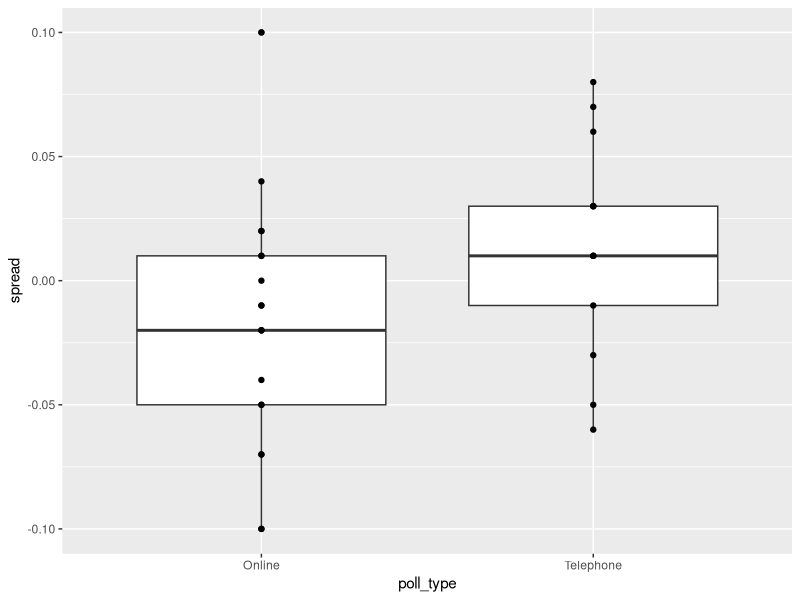
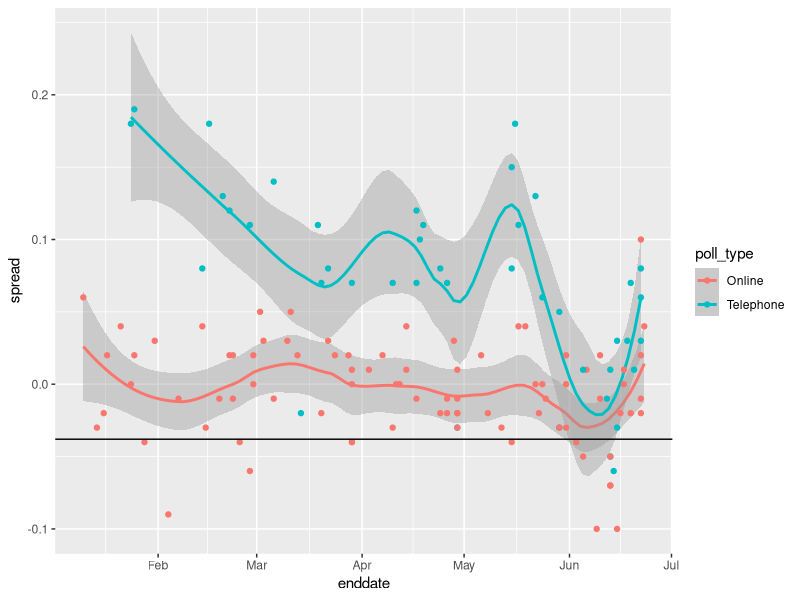
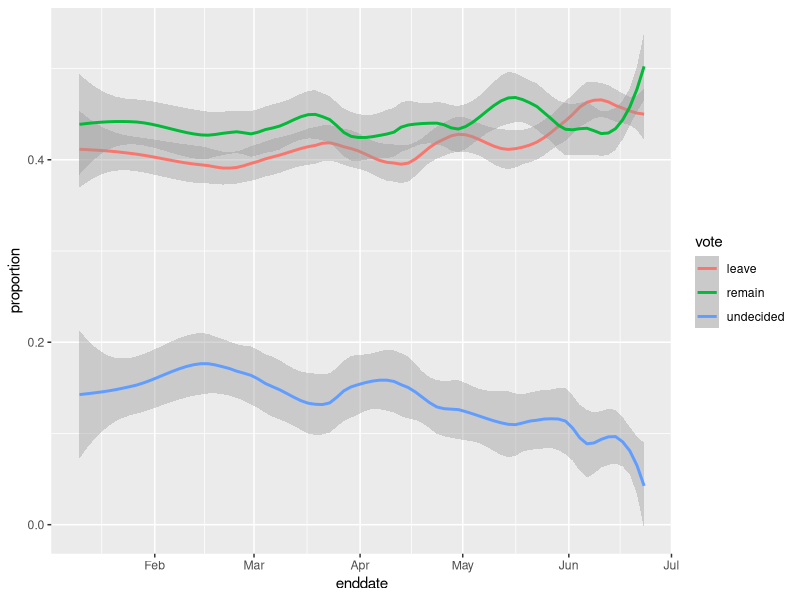

Write the R code that produced these figures, in order.

# suggested libraries and options
library(tidyverse)
options(digits = 3)

# load brexit_polls object
library(dslabs)
data(brexit_polls)

p <- 0.481    # official proportion voting "Remain"
d <- 2*p-1    # official spread
N <- 1500

Ex <- p
Sex <- sqrt(N)*sqrt(p*(1-p))
x_bar <- p
se_bar <- sqrt(p*(1-p)/N)



ex_spread <- 2*x_bar-1
ex_spread 
Se_spread<- 2*se_bar
Se_spread
#___________________________________________
head(brexit_polls)
brexit_polls <- brexit_polls %>%   mutate(x_hat =(spread+1)/2 ) 
  
  
 brexit_polls %>% summarise(ave_sp=mean(spread ),sd_spread=sd(spread),ave_x_hat=mean(x_hat), sd_hat=sd(x_hat) )
q <- 0.95
z <- qnorm(1-(1-q)/2)  
brexit_polls <- brexit_polls %>% mutate(se_hat=sqrt(x_hat*(1-x_hat)/samplesize),lower=x_hat-z*se_hat, upper=x_hat+z*se_hat , hit=(lower<p & upper>p)) 

brexit_polls %>% summarise(mean(hit))
head(brexit_polls)

#___________________________________________
# suggested libraries
library(tidyverse)

# load brexit_polls object and add x_hat column
library(dslabs)
data(brexit_polls)
brexit_polls <- brexit_polls %>%
  mutate(x_hat = (spread + 1)/2)

# final proportion voting "Remain"
p <- 0.481
d <- -0.038

june_polls <- brexit_polls %>% filter(enddate >= "2016-06-01")%>%
  mutate(se_hat =sqrt(x_hat*(1-x_hat)/samplesize))%>%
  mutate(se_spread =2*se_hat) %>%
  mutate(lower_sp=2*x_hat-2*z*se_hat-1, upper_sp=2*x_hat+2*z*se_hat-1) %>%
  mutate(hit=(lower_sp<d & upper_sp>d))

       
n <- nrow(june_polls)
n
#_____________________
june_polls_zero <- june_polls %>% filter(lower_sp *upper_sp<0   )

n_zero<-nrow(june_polls_zero)

n_zero/n
    #___
june_polls <- june_polls %>%
  mutate(se_x_hat = sqrt(x_hat*(1-x_hat)/samplesize),
         se_spread = 2*se_x_hat,
         ci_lower_spread = spread - qnorm(0.975)*se_spread,
         ci_upper_spread = spread + qnorm(0.975)*se_spread)
mean(june_polls$ci_lower_spread < 0 & june_polls$ci_upper_spread > 0)

#_____________________
june_polls_remain <- june_polls %>% filter(lower_sp > 0 & upper_sp> 0   )

n_remain<- nrow(june_polls_remain)

n_remain/n
          #___

mean(june_polls$ci_lower_spread > 0)

#_____________________
june_polls_d <- june_polls %>% filter(lower_sp<=d & upper_sp>=d)
n_d <- nrow(june_polls_d)
n_d/n
          #___

june_polls <- june_polls %>%
  mutate(hit = (2*p-1 > ci_lower_spread) & (2*p-1 < ci_upper_spread))
mean(june_polls$hit)
#_____________________

head(june_polls)

june_polls1 <- june_polls %>% group_by(pollster ) %>% summarise(n=n(),hit , mean_hit=mean(hit) ) %>% arrange(mean_hit)
view(june_polls1)
#_____________________

june_polls %>% 
ggplot(aes(x=poll_type  ,y=spread ))+
  geom_boxplot()+
  geom_point()
#_____________________




z

combined_by_type <- june_polls %>%
  group_by(poll_type) %>%
  summarize(N = sum(samplesize),
            spread = sum(spread*samplesize)/N,
            p_hat = (spread + 1)/2) %>% mutate(se=2*sqrt(p_hat*(1-p_hat)/N),lower=spread-z*se,upper=spread+z*se)

combined_by_type

#_____________________

# suggested libraries
library(tidyverse)

# load brexit_polls object and add x_hat column
library(dslabs)
data(brexit_polls)
brexit_polls <- brexit_polls %>%
  mutate(x_hat = (spread + 1)/2)

# final proportion voting "Remain"
p <- 0.481

brexit_hit <- brexit_polls %>%
  mutate(p_hat = (spread + 1)/2,
         se_spread = 2*sqrt(p_hat*(1-p_hat)/samplesize),
         spread_lower = spread - qnorm(.975)*se_spread,
         spread_upper = spread + qnorm(.975)*se_spread,
         hit = spread_lower < -0.038 & spread_upper > -0.038) %>%
  select(poll_type, hit)






brexit_chisq <- table(brexit_hit$poll_type, brexit_hit$hit)
chisq.test(brexit_chisq)$p.value

two_by_two <- table( brexit_hit$hit, brexit_hit$poll_type)

# online > telephone
hit_rate <- brexit_hit %>%
  group_by(poll_type) %>%
  summarize(avg = mean(hit))
hit_rate$avg[hit_rate$poll_type == "Online"] > hit_rate$avg[hit_rate$poll_type == "Telephone"]

# statistically significant
chisq.test(brexit_chisq)$p.value < 0.05


#_____________________

#Odds ratio of online and telephone poll hit rate
odds_online <- (two_by_two[[2,1]] / two_by_two[[1,1]] )
odds_online
odds_phone<- (two_by_two[[2,2]] / two_by_two[[1,2]])
odds_phone
odds_online/odds_phone
#____

# from previous question
brexit_chisq <- table(brexit_hit$poll_type, brexit_hit$hit)

# convert to data frame
chisq_df <- as.data.frame(brexit_chisq)

online_true <- chisq_df$Freq[chisq_df$Var1 == "Online" & chisq_df$Var2 == "TRUE"]
online_false <- chisq_df$Freq[chisq_df$Var1 == "Online" & chisq_df$Var2 == "FALSE"]

online_odds <- online_true/online_false
online_odds


phone_true <- chisq_df$Freq[chisq_df$Var1 == "Telephone" & chisq_df$Var2 == "TRUE"]
phone_false <- chisq_df$Freq[chisq_df$Var1 == "Telephone" & chisq_df$Var2 == "FALSE"]

phone_odds <- phone_true/phone_false
phone_odds

#_____________________
brexit_polls %>%
  ggplot(aes(enddate, spread, color = poll_type)) +
  geom_smooth(method = "loess", span = 0.4) +
  geom_point() +
  geom_hline(aes(yintercept = -.038))

#_____________________
brexit_long <- brexit_polls %>%
  gather(vote, proportion, "remain":"undecided") %>%
  mutate(vote = factor(vote))

brexit_long %>% 
  ggplot(aes(enddate, proportion, color = vote )) +
  geom_smooth(method = "loess", span = 0.3) 
